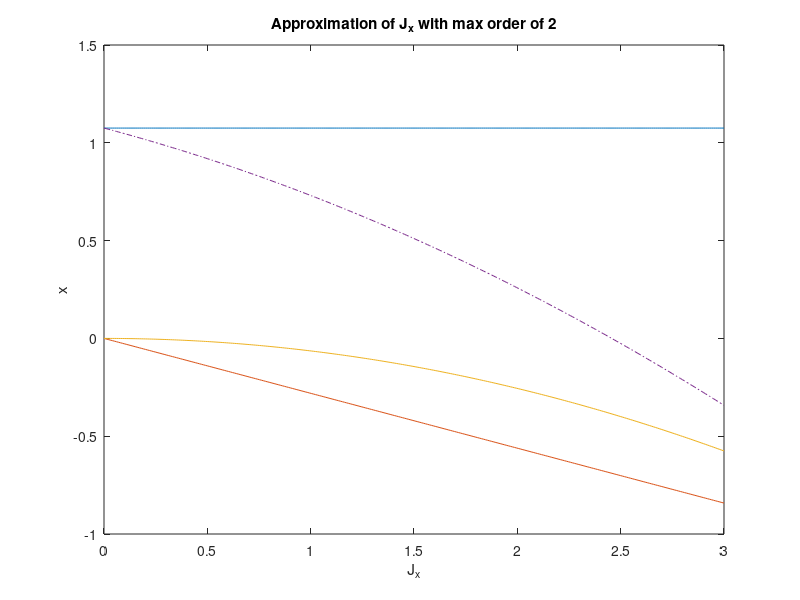
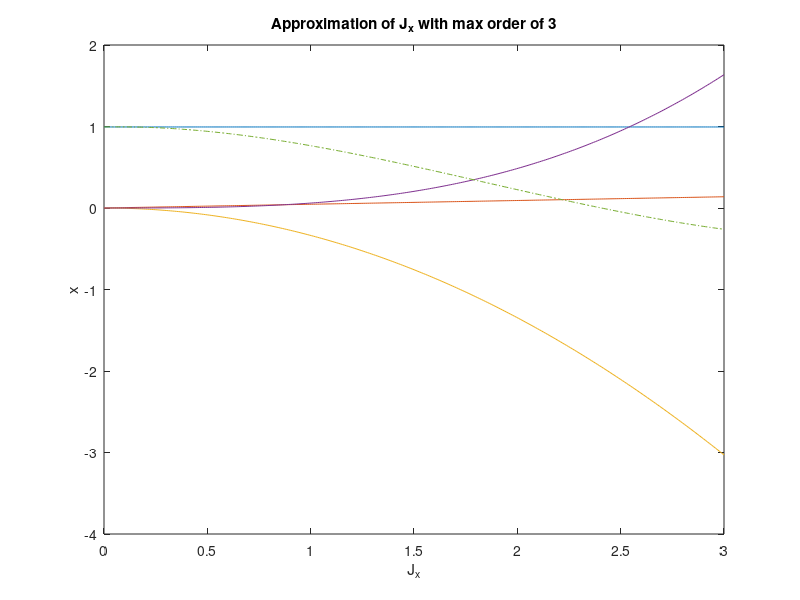
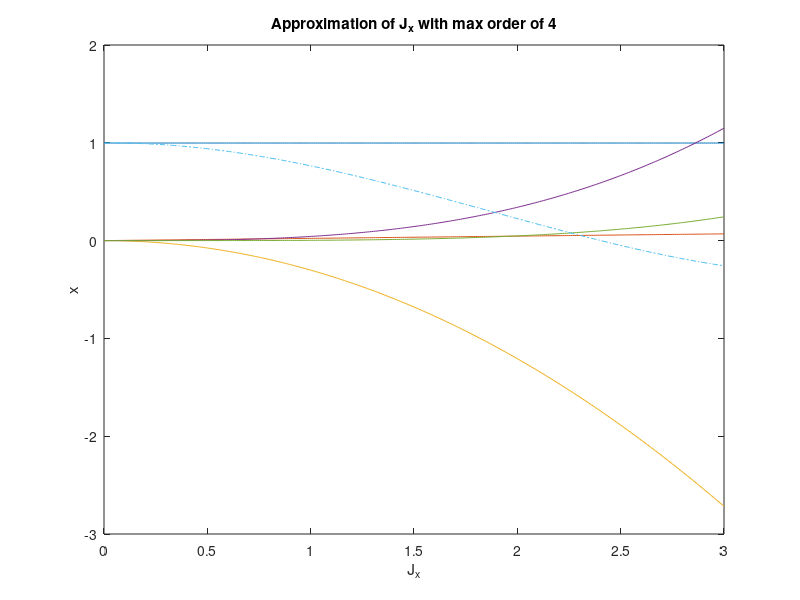
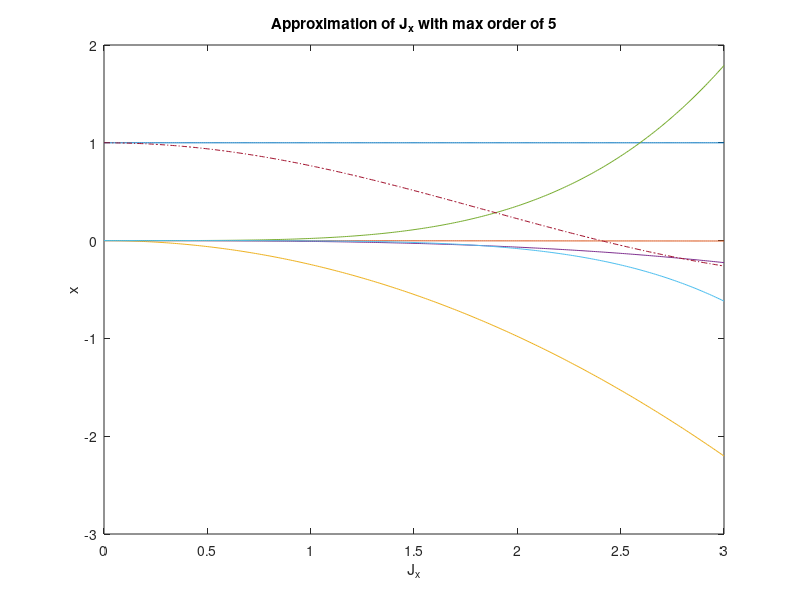

These figures' MATLAB source, in order:
%Ahmet Burak Catli
%11.3.2017
%PHYS371 Assignment 2: Polynomial Curve Fitting

%initialize the x and the J(x)
x = linspace(0, 3, 300);
J_x = inline('1 - 2.2499997.*(x./3).^2 + 1.2656208.*(x./3).^4 - 0.3163866.*(x/3).^6 + 0.0444479.*(x/3).^8 - 0.0039444.*(x./3).^10 + 0.0002100.*(x./3).^12', 'x');

%this table will be used to calculate the maximum deviation
table = zeros(11, 2);


%from polynomials of order 2 to 12
for m=2:12;
   
   %create the X matrix
   X = ones(300,1);
   for n=1:m
      X = [X, transpose(x).^n]; 
   end
   
   %create the y matrix
   y = transpose(J_x(x));
   C = transpose(X)*y;
   A = transpose(X)*X;
   
   %calculate theta(coefficient) matrix
   theta = linsolve(A,C);
   
   %calculate the different powers of x and add them up, fun is our final
   %approximation
   fun = zeros(1, 300);
   for z=0:m
      fun = fun + theta(z+1).*(x.^z);
      
      %plot the different powers
      plot(x, theta(z+1).*(x.^z));
      hold on;
   end
   
   %Find the maximum amount of deviation from original function
   table(m-1,1) = m;
   table(m-1,2) = max(abs(J_x(x) - fun));
   
   %Plot the final approximation function
   label = ['Approximation of J_x with max order of ' int2str(m)];
   plot(x, fun, '-.');
   hold on;
   title(label);
   xlabel('J_x');
   ylabel('x');
   
   %This command is for outputting the figures
   print(int2str(m), '-depsc2');
   clf;
end 